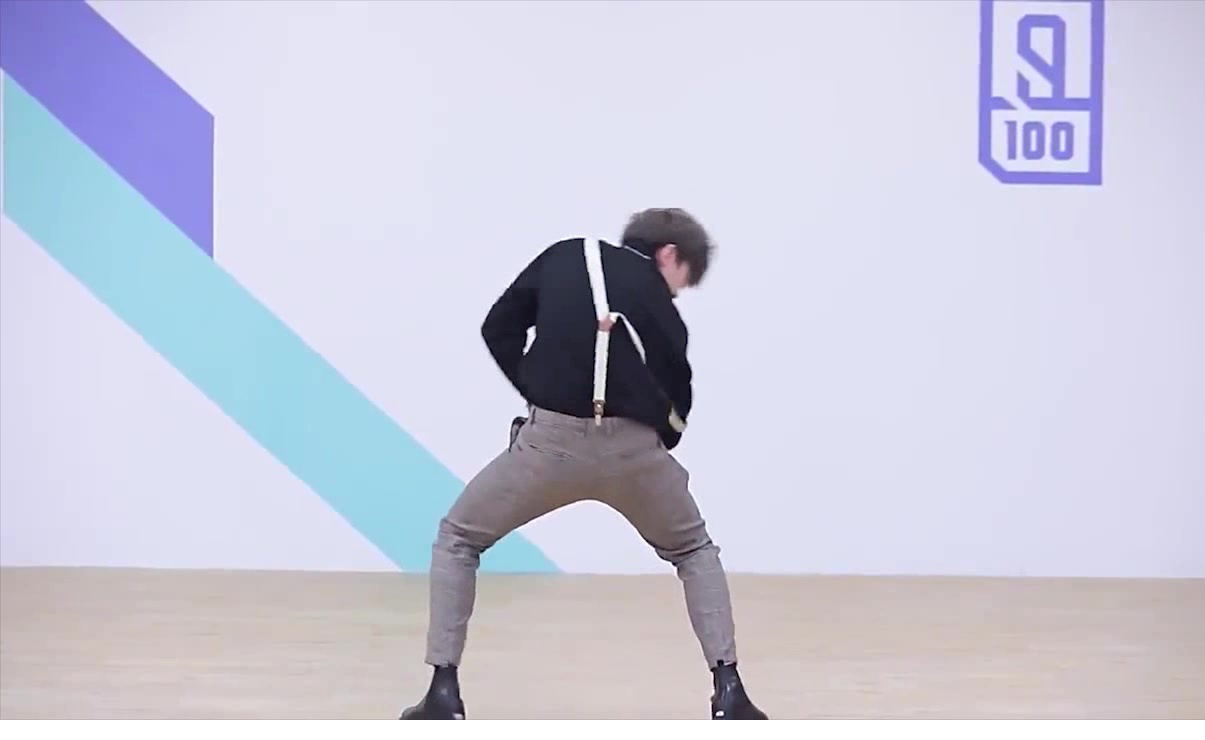
#> input picture image.jpg, 1205 x 740 px
$ python A_star.py
#> lines starting #> are read from the running program, lines starting #| are printed output that depends on the picture; after the words box and inside, x2 and y2 are one past the last pixel; in counts of white or black regions, pixels touching at a corner belong together
### common.py
# -*- coding: utf-8 -*-
"""
 Created on Fri May 26 2023 16:03:59
 Modified on 2023-5-26 16:03:59

 @auther: HJ https://github.com/zhaohaojie1998
"""
# 算法共同组成部分
from typing import Union
import cv2
import time
import math
import numpy as np
import matplotlib.pyplot as plt
from queue import PriorityQueue
from dataclasses import dataclass, field
Number = Union[int, float]


__all__ = ['tic', 'toc', 'limit_angle', 'GridMap', 'PriorityQueuePro', 'ListQueue', 'SetQueue', 'Node']


# 坐标节点
@dataclass(eq=False)
class Node:
    """节点"""

    x: int
    y: int
    cost: Number = 0      # F代价
    parent: "Node" = None # 父节点指针

    def __sub__(self, other) -> int:
        """计算节点与坐标的曼哈顿距离"""
        if isinstance(other, Node):
            return abs(self.x - other.x) + abs(self.y - other.y)
        elif isinstance(other, (tuple, list)):
            return abs(self.x - other[0]) + abs(self.y - other[1])
        raise ValueError("other必须为坐标或Node")

    def __add__(self, other: Union[tuple, list]) -> "Node":
        """生成新节点"""
        x = self.x + other[0]
        y = self.y + other[1]
        cost = self.cost + math.sqrt(other[0]**2 + other[1]**2) # 欧式距离
        return Node(x, y, cost, self)

    def __eq__(self, other):
        """坐标x,y比较 -> node in list"""
        if isinstance(other, Node):
            return self.x == other.x and self.y == other.y
        elif isinstance(other, (tuple, list)):
            return self.x == other[0] and self.y == other[1]
        return False

    def __le__(self, other: "Node"):
        """代价<=比较 -> min(open_list)"""
        return self.cost <= other.cost

    def __lt__(self, other: "Node"):
        """代价<比较 -> min(open_list)"""
        return self.cost < other.cost

    def __hash__(self) -> int:
        """使可变对象可hash, 能放入set中 -> node in set"""
        return hash((self.x, self.y)) # tuple可hash
        # data in set 时间复杂度为 O(1), 但data必须可hash
        # data in list 时间复杂度 O(n)


# Set版优先队列
@dataclass
class SetQueue:
    """节点优先存储队列 set 版"""

    queue: set[Node] = field(default_factory=set)

    # Queue容器增强
    def __bool__(self):
        """判断: while Queue:"""
        return bool(self.queue)

    def __contains__(self, item):
        """包含: pos in Queue"""
        return item in self.queue
        #NOTE: in是值比较, 只看hash是否在集合, 不看id是否在集合

    def __len__(self):
        """长度: len(Queue)"""
        return len(self.queue)

    # PriorityQueue操作
    def get(self):
        """Queue 弹出代价最小节点"""
        node = min(self.queue)  # O(n)?
        self.queue.remove(node) # O(1)
        return node

    def put(self, node: Node):
        """Queue 加入/更新节点"""
        if node in self.queue:              # O(1)
            qlist = list(self.queue)        # 索引元素, set无法索引需转换
            idx = qlist.index(node)         # O(n)
            if node.cost < qlist[idx].cost: # 新节点代价更小则加入新节点
                self.queue.remove(node)     # O(1)
                self.queue.add(node)        # O(1) 移除node和加入node的hash相同, 但cost和parent不同
        else:
            self.queue.add(node)            # O(1)

    def empty(self):
        """Queue 是否为空"""
        return len(self.queue) == 0


# List版优先队列
@dataclass
class ListQueue:
    """节点优先存储队列 list 版"""

    queue: list[Node] = field(default_factory=list)

    # Queue容器增强
    def __bool__(self):
        """判断: while Queue:"""
        return bool(self.queue)

    def __contains__(self, item):
        """包含: pos in Queue"""
        return item in self.queue
        #NOTE: in是值比较, 只看value是否在列表, 不看id是否在列表

    def __len__(self):
        """长度: len(Queue)"""
        return len(self.queue)

    def __getitem__(self, idx):
        """索引: Queue[i]"""
        return self.queue[idx]

    # List操作
    def append(self, node: Node):
        """List 添加节点"""
        self.queue.append(node) # O(1)

    def pop(self, idx = -1):
        """List 弹出节点"""
        return self.queue.pop(idx) # O(1) ~ O(n)

    # PriorityQueue操作
    # [14 lines left out: functions get, put, not called in this run]

        # [8 lines of commented-out code are left out]

    def empty(self):
        """Queue 是否为空"""
        return len(self.queue) == 0


# 原版优先队列增强(原版也是list实现, 但get更快, put更慢)
class PriorityQueuePro(PriorityQueue):
    """节点优先存储队列 原版"""

    # PriorityQueue操作
    # [6 lines left out: function put, not called in this run]

    # Queue容器增强
    def __bool__(self):
        """判断: while Queue:"""
        return bool(self.queue)

    def __contains__(self, item):
        """包含: pos in Queue"""
        return item in self.queue
        #NOTE: in是值比较, 只看value是否在列表, 不看id是否在列表

    def __len__(self):
        """长度: len(Queue)"""
        return len(self.queue)

    def __getitem__(self, idx):
        """索引: Queue[i]"""
        return self.queue[idx]


# 图像处理生成网格地图
class GridMap:
    """从图片中提取栅格地图"""

    def __init__(
        self,
        img_path: str,
        thresh: int,
        high: int,
        width: int,
    ):
        """提取栅格地图

        Parameters
        ----------
        img_path : str
            原图片路径
        thresh : int
            图片二值化阈值, 大于阈值的部分被置为255, 小于部分被置为0
        high : int
            栅格地图高度
        width : int
            栅格地图宽度
        """
#> called with img_path = 'image.jpg', thresh = 172, high = 350, width = 600
        # 存储路径
        self.__map_path = 'map.png' # 栅格地图路径
        self.__path_path = 'path.png' # 路径规划结果路径

        # 图像处理 #  NOTE cv2 按 HWC 存储图片
        image = cv2.imread(img_path, cv2.IMREAD_GRAYSCALE)                     # 读取原图 H,W,C
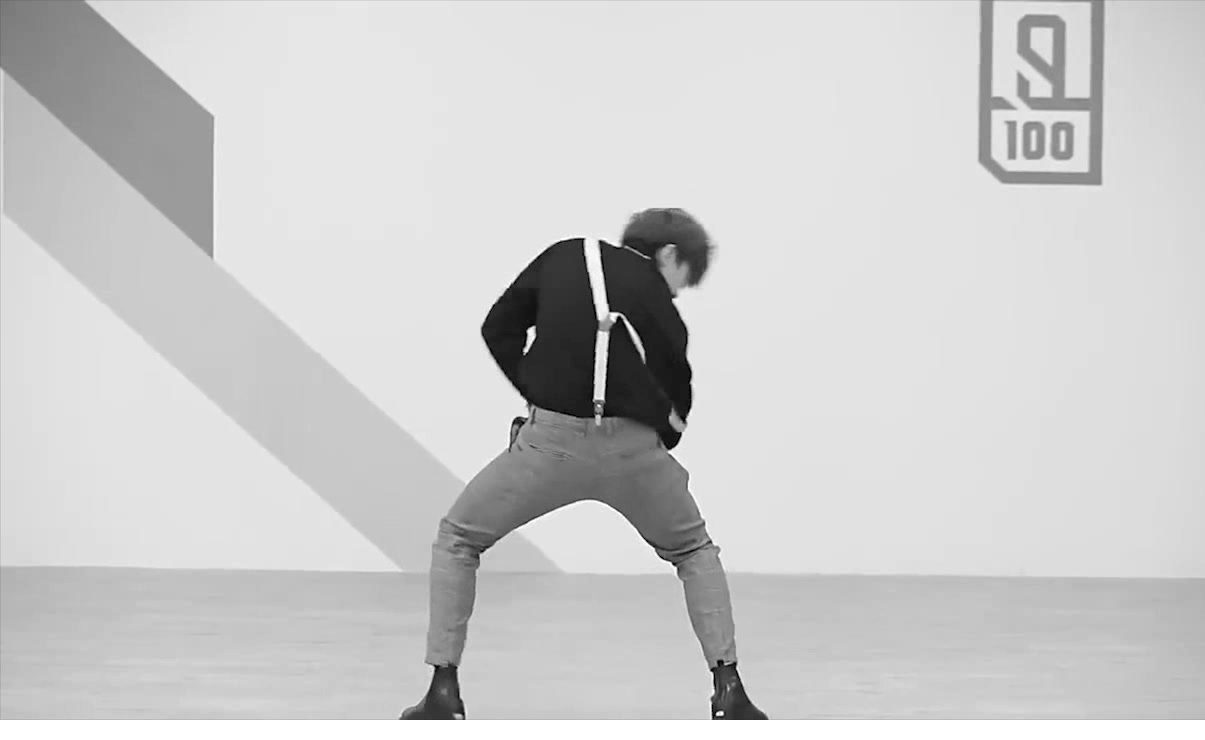
#> image: shape (740, 1205); min 0, max 255, mean 204.7
        thresh, map_img = cv2.threshold(image, thresh, 255, cv2.THRESH_BINARY) # 地图二值化
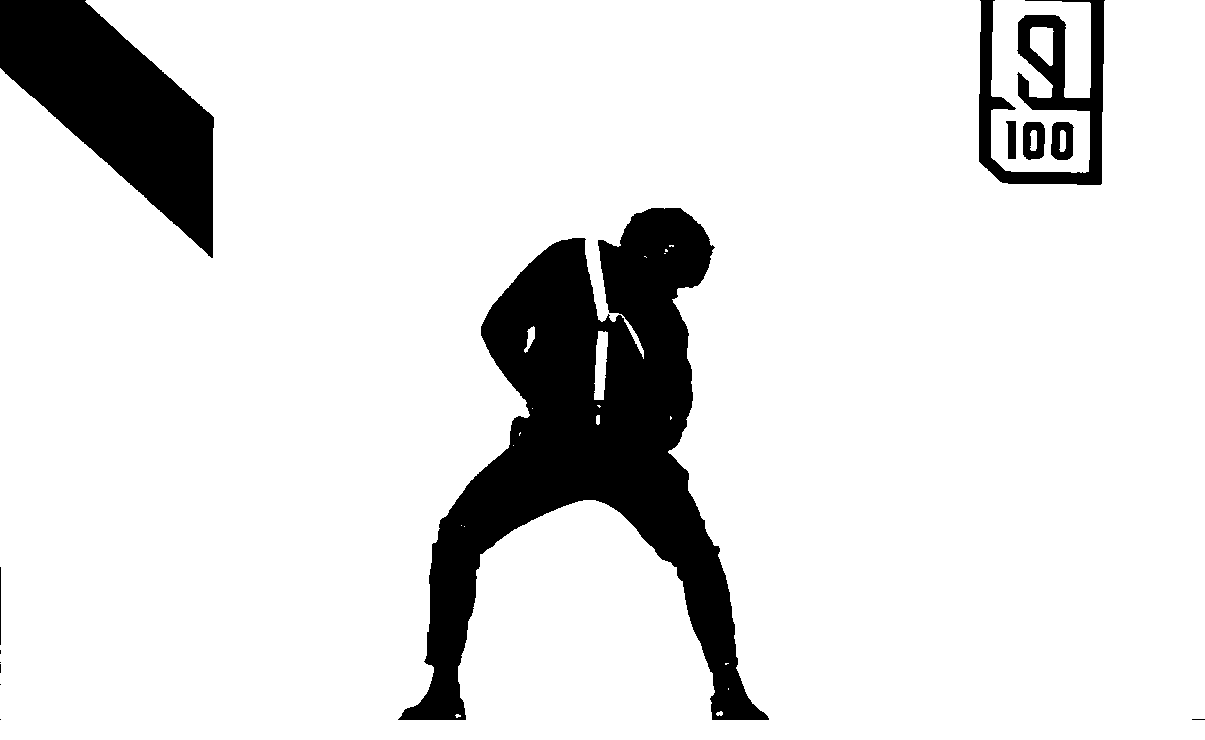
#> map_img: shape (740, 1205); 87.9% white; 13 black regions (6 under 20 px), largest, box (x1, y1, x2, y2) and area: (398, 208, 769, 720) 70364, (0, 0, 214, 258) 27177, (979, 0, 1105, 185) 9018
#> thresh = 172
        map_img = cv2.resize(map_img, (width, high))                           # 设置地图尺寸
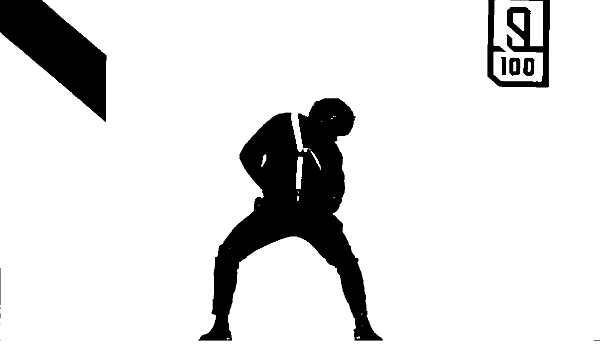
#> map_img: shape (350, 600); min 0, max 255, mean 224
        cv2.imwrite(self.__map_path, map_img)                                  # 存储二值地图

        # 栅格地图属性
        self.map_array = np.array(map_img)
        """ndarray地图, H*W, 0代表障碍物"""
        self.high = high
        """ndarray地图高度"""
        self.width = width
        """ndarray地图宽度"""

    def show_path(self, path_list, *, save = False):
        """路径规划结果绘制

        Parameters
        ----------
        path_list : list[Node]
            路径节点组成的列表, 要求Node有x,y属性
        save : bool, optional
            是否保存结果图片
        """
#> called with save = False

        if not path_list:
            print("\n传入空列表, 无法绘图\n")
            return
        if not hasattr(path_list[0], "x") or not hasattr(path_list[0], "y"):
            print("\n路径节点中没有坐标x或坐标y属性, 无法绘图\n")
            return

        x, y = [], []
        for p in path_list:
            x.append(p.x)
            y.append(p.y)

        fig, ax = plt.subplots()
        map_ = cv2.imread(self.__map_path)
#> map_: shape (350, 600, 3); min 0, max 255, mean 224
        map_ = cv2.resize(map_, (self.width, self.high))
        #img = cv2.cvtColor(img, cv2.COLOR_BGR2RGB) # R G B
        #img = img[:, :, ::-1] # R G B
        map_ = map_[::-1] # 画出来的鸡哥是反的, 需要转过来
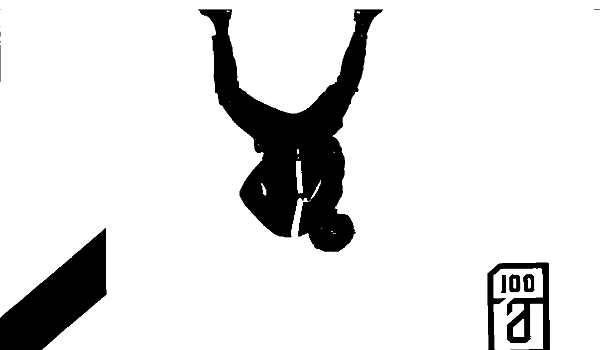
#> map_: shape (350, 600, 3); min 0, max 255, mean 224
        ax.imshow(map_, extent=[0, self.width, 0, self.high]) # extent[x_min, x_max, y_min, y_max]
        ax.plot(x, y, c = 'r', label='path', linewidth=2)
        ax.scatter(x[0], y[0], c='c', marker='o', label='start', s=40, linewidth=2)
        ax.scatter(x[-1], y[-1], c='c', marker='x', label='end', s=40, linewidth=2)
        ax.invert_yaxis() # 反转y轴
        ax.legend().set_draggable(True)
        plt.show()
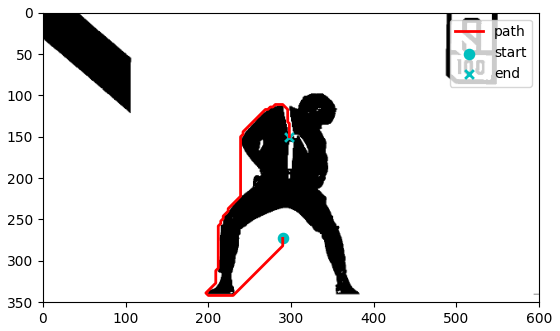
#> figure drawn by matplotlib, 1 panel
        if save:
            plt.savefig(self.__path_path)


# matlab计时器
def tic():
    '''计时开始'''
    if 'global_tic_time' not in globals():
        global global_tic_time
        global_tic_time = []
    global_tic_time.append(time.time())

def toc(name='', *, CN=True, digit=6):
    '''计时结束'''
    if 'global_tic_time' not in globals() or not global_tic_time: # 未设置全局变量或全局变量为[]
        print('未设置tic' if CN else 'tic not set')
        return
    name = name+' ' if (name and not CN) else name
    if CN:
        print('%s历时 %f 秒。\n' % (name, round(time.time() - global_tic_time.pop(), digit)))
    else:
        print('%sElapsed time is %f seconds.\n' % (name, round(time.time() - global_tic_time.pop(), digit)))


# 角度归一化
# [9 lines left out: function limit_angle, not called in this run]

### A_star.py
# -*- coding: utf-8 -*-
"""
Created on Thu Mar 30 16:45:58 2023

@author: HJ
"""

# A*算法
# http://www.360doc.com/content/21/0811/13/40892371_990562118.shtml
from functools import lru_cache
from common import *

Queue_Type = 0
"""
# OpenList 采用的 PriorityQueue 的结构
## 0 -> SetQueue
## 1 -> ListQueue
## 2 -> PriorityQueuePro
List/Set可以实现更新OpenList中节点的parent和cost, 找到的路径更优\n
PriorityQueuePro速度最快, 但无法更新信息, 路径较差\n
List速度最慢, Set速度接近PriorityQueuePro甚至更快\n
"""

# 地图读取
IMAGE_PATH = 'image.jpg' # 原图路径
THRESH = 172             # 图片二值化阈值, 大于阈值的部分被置为255, 小于部分被置为0
HIGHT = 350              # 地图高度
WIDTH = 600              # 地图宽度

MAP = GridMap(IMAGE_PATH, THRESH, HIGHT, WIDTH) # 栅格地图对象

# 起点终点
START = (290, 270)   # 起点坐标 y轴向下为正
END = (298, 150)     # 终点坐标 y轴向下为正


# ----------------- ↓ ↓ ↓ ↓ 避障地图大概长这样 ↓ ↓ ↓ ↓ -----------------

#
#                                          ...
#                                       .=BBBB#-
#                                      .B%&&&&&&#
#                                .=##  #&&&&&#%&%
#                              -B&&&&&  &&&&&B=-.
#                             =&@&&&&&&  &&&&@B
#                           -%@@@&&&&&&&  &&&&@%.
#                          =&@@@%%@&&& 起点 &&@@@%
#                         =@@@$#.%@@@@@@  @@ &@@@-
#                         .&@@@%&@@@@@@&  @@@ &@@=
#                            #&@@@&@@@@@  @@@@ B@@=
#                             -%@@@@@@@@ d@@@@@B&@-
#                              .B%&&&&@B @@@@@&@#
#                             #B###BBBBBBB%%&&%#
#                            .######BBBBBBBBBB.
#                            =####BBBBBBBBBBBB#-
#                          .=####BB%%B%%%%%%BB##=
#                         .=##BBB%%#-  -#%%%BBB##.
#                        .=##BBB%#.      .#%%BBBB#.
#                        =##BB%%-   终点    =%%BBBB=
#                       =#BB%%B-            .B%%%B#-
#                      =##BBB-                -BB###.
#                     -=##BB-                  -##=#-
#                     ==##B=-                  -####=
#                     =##B#-                   -####=
#                     ###B=                     =###=
#                    =##B#-                      ###=
#                    =BB#=                       =BB=
#                   -%&%                         =&&#
#                   %&%%                         B%&&=
#

# ----------------------------------------------------------------------


""" ---------------------------- A*算法 ---------------------------- """
# F = G + H


# 设置OpenList使用的优先队列
if Queue_Type == 0:
    NodeQueue = SetQueue
elif Queue_Type == 1:
    NodeQueue = ListQueue
else:
    NodeQueue = PriorityQueuePro


# A*算法
class AStar:
    """A*算法"""

    def __init__(
        self,
        start_pos = START,
        end_pos = END,
        map_array = MAP.map_array,
        move_step = 3,
        move_direction = 8,
    ):
        """A*算法

        Parameters
        ----------
        start_pos : tuple/list
            起点坐标
        end_pos : tuple/list
            终点坐标
        map_array : ndarray
            二值化地图, 0表示障碍物, 255表示空白, H*W维
        move_step : int
            移动步数, 默认3
        move_direction : int (8 or 4)
            移动方向, 默认8个方向
        """

        # 网格化地图
        self.map_array = map_array # H * W

        self.width = self.map_array.shape[1]
        self.high = self.map_array.shape[0]

        # 起点终点
        self.start = Node(*start_pos) # 初始位置
        self.end = Node(*end_pos)     # 结束位置

        # Error Check
        if not self._in_map(self.start) or not self._in_map(self.end):
            raise ValueError(f"x坐标范围0~{self.width-1}, y坐标范围0~{self.height-1}")
        if self._is_collided(self.start):
            raise ValueError(f"起点x坐标或y坐标在障碍物上")
        if self._is_collided(self.end):
            raise ValueError(f"终点x坐标或y坐标在障碍物上")

        # 算法初始化
        self.reset(move_step, move_direction)


    def reset(self, move_step=3, move_direction=8):
        """重置算法"""
        self.__reset_flag = False
        self.move_step = move_step                # 移动步长(搜索后期会减小)
        self.move_direction = move_direction      # 移动方向 8 个
        self.close_set = set()                    # 存储已经走过的位置及其G值
        self.open_queue = NodeQueue()             # 存储当前位置周围可行的位置及其F值
        self.path_list = []                       # 存储路径(CloseList里的数据无序)


    def search(self):
        """搜索路径"""
        return self.__call__()


    def _in_map(self, node: Node):
        """点是否在网格地图中"""
        return (0 <= node.x < self.width) and (0 <= node.y < self.high) # 右边不能取等!!!


    def _is_collided(self, node: Node):
        """点是否和障碍物碰撞"""
        return self.map_array[node.y, node.x] == 0


    def _move(self):
        """移动点"""
        @lru_cache(maxsize=3) # 避免参数相同时重复计算
        def _move(move_step:int, move_direction:int):
            move = [
                (0, move_step), # 上
                (0, -move_step), # 下
                (-move_step, 0), # 左
                (move_step, 0), # 右
                (move_step, move_step), # 右上
                (move_step, -move_step), # 右下
                (-move_step, move_step), # 左上
                (-move_step, -move_step), # 左下
                ]
            return move[0:move_direction] # 坐标增量
        return _move(self.move_step, self.move_direction)


    def _update_open_list(self, curr: Node):
        """open_list添加可行点"""
        for add in self._move():
            # 更新节点
            next_ = curr + add # x、y、cost、parent都更新了

            # 新位置是否在地图外边
            if not self._in_map(next_):
                continue
            # 新位置是否碰到障碍物
            if self._is_collided(next_):
                continue
            # 新位置是否在 CloseList 中
            if next_ in self.close_set:
                continue

            # 把节点的 G 代价改成 F 代价
            H = next_ - self.end
            next_.cost += H

            # open-list添加/更新结点
            self.open_queue.put(next_)

            # 当剩余距离小时, 走慢一点
            if H < 20:
                self.move_step = 1


    def __call__(self):
        """A*路径搜索"""
        assert not self.__reset_flag, "call之前需要reset"
        print("搜索中\n")

        # 初始化 OpenList
        self.open_queue.put(self.start)

        # 正向搜索节点
        tic()
        while not self.open_queue.empty():
            # 弹出 OpenList 代价 F 最小的点
            curr = self.open_queue.get() # OpenList里是 F
            curr.cost -= (curr - self.end) # G = F - H
            # 更新 OpenList
            self._update_open_list(curr)
            # 更新 CloseList
            self.close_set.add(curr)
            # 结束迭代
            if curr == self.end:
                break
        print("路径搜索完成\n")
        toc()

        # 节点组合成路径
        while curr.parent is not None:
            self.path_list.append(curr)
            curr = curr.parent
        self.path_list.reverse()

        # 需要重置
        self.__reset_flag = True

        return self.path_list


# debug
if __name__ == '__main__':
    p = AStar()()
    MAP.show_path(p)
